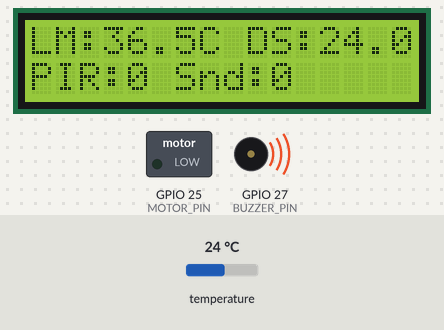
Simulated run of this sketch. Board: ESP32. Shown: 16×2 character LCD, switched loads named in the sketch (green lamp = pin HIGH), buzzer (waves = sounding, pin HIGH). The inputs (shaded band) are chosen by the test bench; at power-on: temperature 24 °C. WiFi joins after 1.5 s; servers stay silent unless stated; random numbers use the default seed unless the sketch sets one; what the sketch prints to the serial monitor is not drawn.

Above: at 1.3 s.
1.4 s: temperature set to 30.5 °C
At 4.2 s:
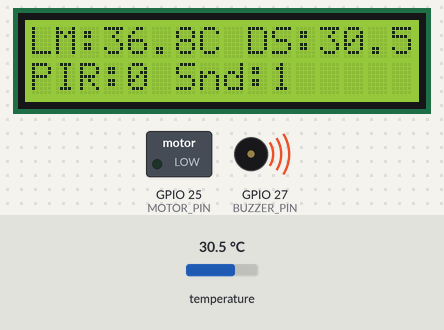
4.5 s: temperature set to 31.7 °C
At 5.5 s:
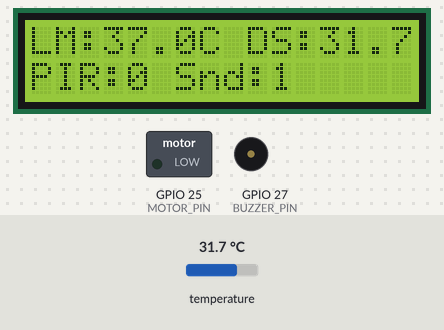
8.5 s: temperature set to 32.7 °C
At 9.9 s:
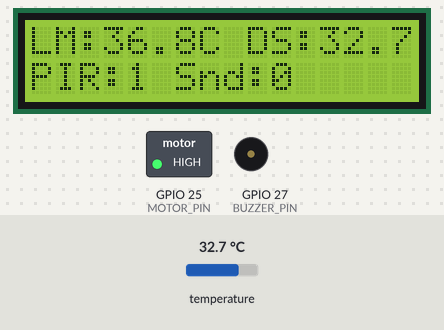
Timing chart, 0 to 11.5 s (numbered marks = the images above; inputs shaded):
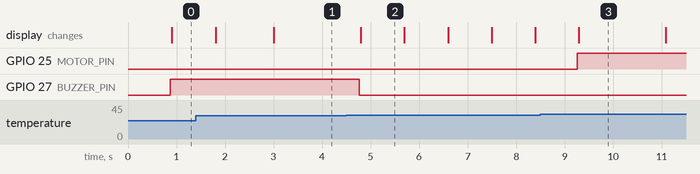

Measured:
- the behaviour switches between 30.9 and 31 °C on temperature (found by bisection; images 1 and 2)
- the behaviour switches between 32 and 32.1 °C on temperature (found by bisection; images 2 and 3)
- after the input at 4.5 s, GPIO 27 (BUZZER_PIN): HIGH → LOW after 0.26 s
- after the input at 8.5 s, GPIO 25 (MOTOR_PIN): LOW → HIGH after 0.76 s
- what the display in image 2 shows lasts 0.9 s, from 4.8 s to 5.7 s

The sketch:

Real_Time_Infant_Monitoring.ino
```cpp
#define BLYNK_TEMPLATE_ID   "TMPL3hjU4vcys"
#define BLYNK_TEMPLATE_NAME "Real Time Infant Monitoring and Parental Alert"
#define BLYNK_AUTH_TOKEN    "y2T8DH2ySdjzaAknMIOP7p1JzeLh1vzB"

#include <WiFi.h>
#include <BlynkSimpleEsp32.h>
#include <Wire.h>
#include <LiquidCrystal_I2C.h>
#include <OneWire.h>
#include <DallasTemperature.h>

// Wi-Fi Credentials
char ssid[] = "SHK";
char pass[] = "srihari22";

// LCD
LiquidCrystal_I2C lcd(0x27,16,2);

// DS18B20 Sensor
#define ONE_WIRE_BUS 32
OneWire oneWire(ONE_WIRE_BUS);
DallasTemperature sensors(&oneWire);

// Other Sensors / Actuators
const int PIR_PIN = 33;
const int SOUND_DO = 26;
const int MOTOR_PIN = 25;   // Fan
const int BUZZER_PIN = 27;  // Heater

// Temperature thresholds
const float FAN_THRESHOLD = 32.0;
const float HEATER_THRESHOLD = 31.0;


float fLM35 = 36.5;


int fPIR = 0;
int fSound = 0;
unsigned long lastFUpdate = 0;
unsigned long lastBlinkUpdate = 0;
bool blinkState = false;

// Blynk Virtual Pins
#define VPIN_LM35     V0
#define VPIN_DS18B20  V1
#define VPIN_PIR      V2
#define VPIN_SOUND    V3
#define VPIN_FAN      V4
#define VPIN_HEATER   V5

// Fan & Heater state
bool fanState = false;
bool heaterState = false;

void setup() {
  Serial.begin(115200);

  // LCD
  Wire.begin(21,22);
  lcd.begin();
  lcd.backlight();
  lcd.clear();
  lcd.setCursor(0,0);
  lcd.print("Initializing...");

  // DS18B20
  sensors.begin();

  // Pins
  pinMode(PIR_PIN, INPUT);
  pinMode(SOUND_DO, INPUT);
  pinMode(MOTOR_PIN, OUTPUT);
  pinMode(BUZZER_PIN, OUTPUT);
  digitalWrite(MOTOR_PIN, LOW);
  digitalWrite(BUZZER_PIN, LOW);

  // Wi-Fi & Blynk
  WiFi.begin(ssid, pass);
  Blynk.config(BLYNK_AUTH_TOKEN);

  lcd.setCursor(0,1);
  lcd.print("LCD Ready!");
}

void loop() {
  Blynk.run();

  // Read DS18B20
  sensors.requestTemperatures();
  float tempDS18B20 = sensors.getTempCByIndex(0);
  if(tempDS18B20 == DEVICE_DISCONNECTED_C) tempDS18B20 = 0.0;


  float change = random(-2,3)/10.0;
  fLM35 += change;
  if(fLM35 < 36.0) fLM35 = 36.0;
  if(fLM35 > 37.5) fLM35 = 37.5;

  if (millis() - lastFUpdate > 2000) {
    lastFUpdate = millis();
    fPIR = (random(0, 10) < 3) ? 1 : 0;
    fSound = (random(0, 10) < 4) ? 1 : 0;
  }

  int motion = fPIR;
  int soundState = fSound;

  // Fan & Heater control
  if(tempDS18B20 > FAN_THRESHOLD){
    digitalWrite(MOTOR_PIN,HIGH);
    fanState = true;
    digitalWrite(BUZZER_PIN,LOW);
    heaterState = false;
  }
  else if(tempDS18B20 < HEATER_THRESHOLD){
    digitalWrite(MOTOR_PIN,LOW);
    fanState = false;
    digitalWrite(BUZZER_PIN,HIGH);
    heaterState = true;
  }
  else{
    digitalWrite(MOTOR_PIN,LOW);
    fanState = false;
    digitalWrite(BUZZER_PIN,LOW);
    heaterState = false;
  }

  lcd.setCursor(0,0);
  lcd.print("LM:");
  lcd.print(fLM35,1);
  lcd.print("C DS:");
  lcd.print(tempDS18B20,1);
  lcd.print("C  ");
  lcd.setCursor(0,1);
  lcd.print("PIR:");
  lcd.print(motion);
  lcd.print(" Snd:");
  lcd.print(soundState);
  lcd.print("   ");

  // 🔹 Blink LEDs every 500ms (0 or 1)
  if (millis() - lastBlinkUpdate > 500) {
    lastBlinkUpdate = millis();
    blinkState = !blinkState;

    Blynk.virtualWrite(VPIN_PIR, motion && blinkState ? 1 : 0);
    Blynk.virtualWrite(VPIN_SOUND, soundState && blinkState ? 1 : 0);
    Blynk.virtualWrite(VPIN_FAN, fanState && blinkState ? 1 : 0);
    Blynk.virtualWrite(VPIN_HEATER, heaterState && blinkState ? 1 : 0);
  }

  // Temperature readings
  if(WiFi.status() == WL_CONNECTED){
    Blynk.virtualWrite(VPIN_LM35, fLM35);
    Blynk.virtualWrite(VPIN_DS18B20, tempDS18B20);
  }

  // Serial debug
  Serial.print("DS:");
  Serial.print(tempDS18B20);
  Serial.print("C LM:");
  Serial.print(fLM35);
  Serial.print("C PIR:");
  Serial.print(motion);
  Serial.print(" Sound:");
  Serial.print(soundState);
  Serial.print(" Fan:");
  Serial.print(fanState);
  Serial.print(" Heater:");
  Serial.println(heaterState);

  delay(100);
}
```
